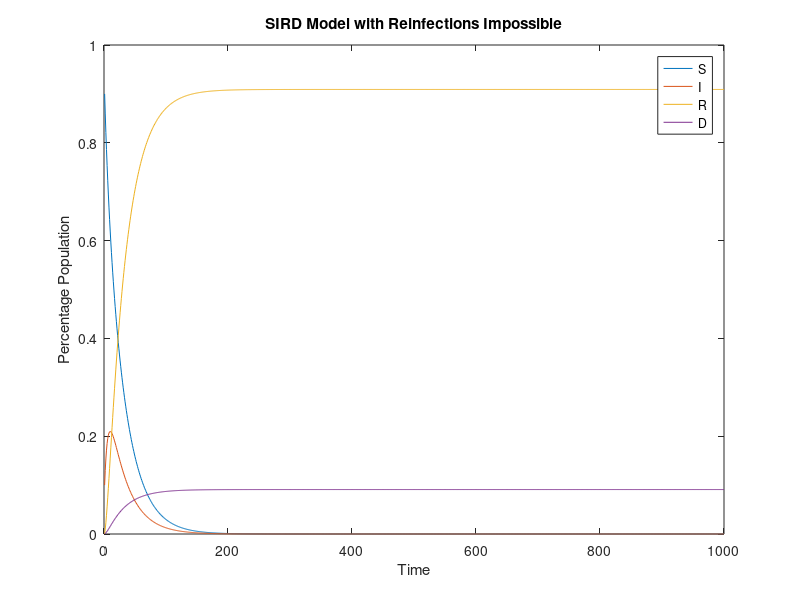
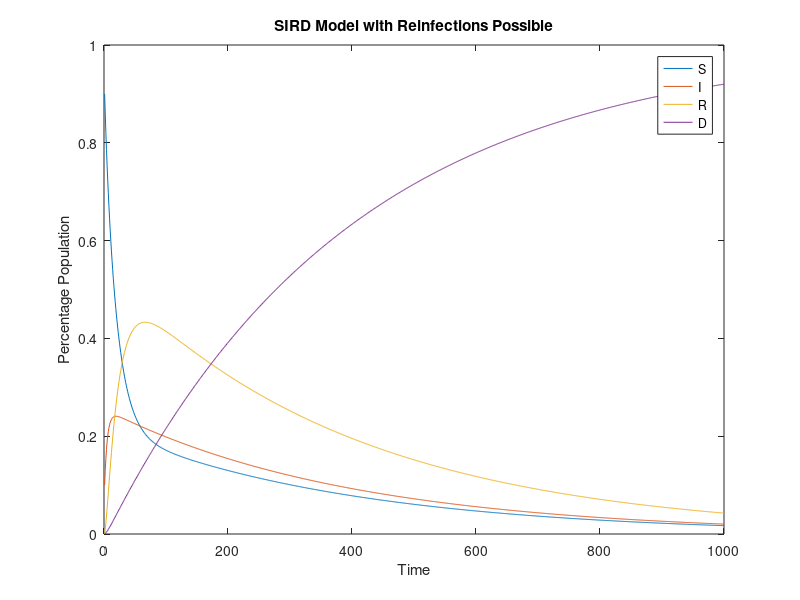

MATLAB code for these plots, in order:
% The following matrix implements the SIR dynamics example from Chapter 9.3
% of the textbook.
A = [0.95 0.04 0 0; 0.05 0.85 0.00 0; 0 0.1 1 0; 0 0.01 0 1];

% The following matrix is needed to use the lsim function to simulate the
% system in question
B = zeros(4,1);

% initial conditions (i.e., values of S, I, R, D at t=0).
x0 = [0.9 0.1 0 0];

% Here is a compact way to simulate a linear dynamical system.
% Type 'help ss', 'help lsim', etc., to learn about how these functions work!!
sys_sir_base = ss(A,B,eye(4),zeros(4,1),1);
Y = lsim(sys_sir_base,zeros(1000,1),linspace(0,999,1000),x0);

% plot the output trajectory
plot(Y);
legend('S','I','R','D');
title("SIRD Model with Reinfections Impossible")
xlabel('Time')
ylabel('Percentage Population');

%This situation tends towards everyone being either recoverd or dead.

A = [0.95 0.04 0 0; 0.05 0.85 0.05 0; 0 0.1 .95 0; 0 0.01 0 1];

% The following matrix is needed to use the lsim function to simulate the
% system in question
B = zeros(4,1);

% initial conditions (i.e., values of S, I, R, D at t=0).
x0 = [0.9 0.1 0 0];

% Here is a compact way to simulate a linear dynamical system.
% Type 'help ss', 'help lsim', etc., to learn about how these functions work!!
sys_sir_base = ss(A,B,eye(4),zeros(4,1),1);
Y = lsim(sys_sir_base,zeros(1000,1),linspace(0,999,1000),x0);

% plot the output trajectory
figure
plot(Y);
legend('S','I','R','D');
title("SIRD Model with Reinfections Possible")
xlabel('Time')
ylabel('Percentage Population');

%Eventually everyone will die because no one is ever safe after recovering